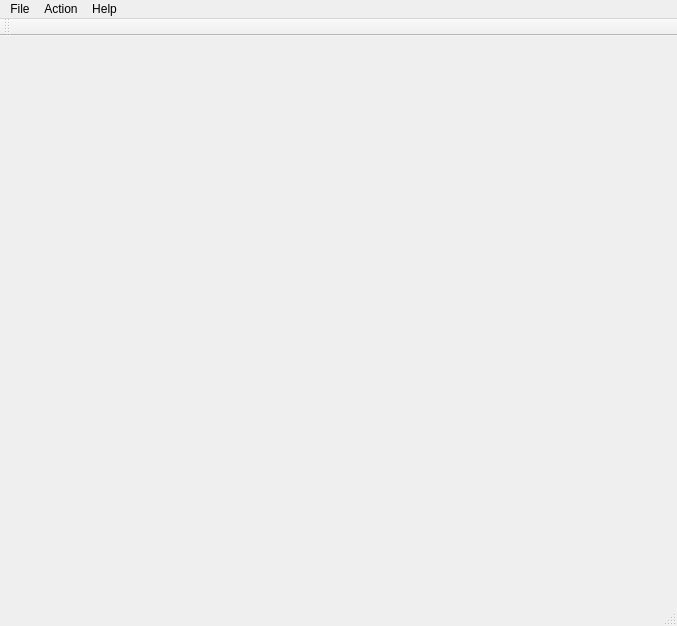
<?xml version="1.0" encoding="UTF-8"?>
<ui version="4.0">
 <class>MainWindow</class>
 <widget class="QMainWindow" name="MainWindow">
  <property name="geometry">
   <rect>
    <x>0</x>
    <y>0</y>
    <width>677</width>
    <height>626</height>
   </rect>
  </property>
  <property name="windowTitle">
   <string>MainWindow</string>
  </property>
  <widget class="QWidget" name="centralWidget">
   <layout class="QGridLayout" name="gridLayout" rowstretch="0">
    <item row="0" column="0">
     <layout class="QGridLayout" name="imageLayout"/>
    </item>
   </layout>
  </widget>
  <widget class="QMenuBar" name="menuBar">
   <property name="geometry">
    <rect>
     <x>0</x>
     <y>0</y>
     <width>677</width>
     <height>21</height>
    </rect>
   </property>
   <widget class="QMenu" name="menuFile">
    <property name="title">
     <string>File</string>
    </property>
    <addaction name="actionConfigure"/>
    <addaction name="actionSave_Pixy_parameters"/>
    <addaction name="actionLoad_Pixy_parameters"/>
    <addaction name="actionSave_Image"/>
    <addaction name="actionExit"/>
   </widget>
   <widget class="QMenu" name="menuHelp">
    <property name="title">
     <string>Help</string>
    </property>
    <addaction name="actionHelp"/>
    <addaction name="actionAbout"/>
   </widget>
   <widget class="QMenu" name="menuAction">
    <property name="title">
     <string>Action</string>
    </property>
    <addaction name="actionPlay_Pause"/>
    <addaction name="actionDefault_program"/>
    <addaction name="actionRaw_video"/>
    <addaction name="actionCooked_video"/>
   </widget>
   <addaction name="menuFile"/>
   <addaction name="menuAction"/>
   <addaction name="menuHelp"/>
  </widget>
  <widget class="QStatusBar" name="statusBar"/>
  <widget class="QToolBar" name="toolBar">
   <property name="windowTitle">
    <string>toolBar</string>
   </property>
   <attribute name="toolBarArea">
    <enum>TopToolBarArea</enum>
   </attribute>
   <attribute name="toolBarBreak">
    <bool>false</bool>
   </attribute>
  </widget>
  <action name="actionExit">
   <property name="text">
    <string>Exit</string>
   </property>
  </action>
  <action name="actionSave_Image">
   <property name="enabled">
    <bool>true</bool>
   </property>
   <property name="text">
    <string>Save Image</string>
   </property>
  </action>
  <action name="actionPlay_Pause">
   <property name="text">
    <string>Run/Stop</string>
   </property>
   <property name="toolTip">
    <string>Run/stop</string>
   </property>
  </action>
  <action name="actionHelp">
   <property name="enabled">
    <bool>true</bool>
   </property>
   <property name="text">
    <string>Help...</string>
   </property>
  </action>
  <action name="actionAbout">
   <property name="text">
    <string>About...</string>
   </property>
  </action>
  <action name="actionConfigure">
   <property name="text">
    <string>Configure...</string>
   </property>
   <property name="toolTip">
    <string>Configure parameters</string>
   </property>
  </action>
  <action name="actionProgram">
   <property name="text">
    <string>Program...</string>
   </property>
  </action>
  <action name="actionRaw_video">
   <property name="text">
    <string>Raw video</string>
   </property>
   <property name="toolTip">
    <string>Display raw video</string>
   </property>
  </action>
  <action name="actionCooked_video">
   <property name="text">
    <string>Cooked video</string>
   </property>
   <property name="toolTip">
    <string>Display cooked (processed) video</string>
   </property>
  </action>
  <action name="actionDefault_program">
   <property name="text">
    <string>Default program</string>
   </property>
  </action>
  <action name="actionSave_Pixy_parameters">
   <property name="text">
    <string>Save Pixy parameters...</string>
   </property>
  </action>
  <action name="actionLoad_Pixy_parameters">
   <property name="text">
    <string>Load Pixy parameters...</string>
   </property>
  </action>
 </widget>
 <layoutdefault spacing="6" margin="11"/>
 <resources/>
 <connections/>
</ui>
